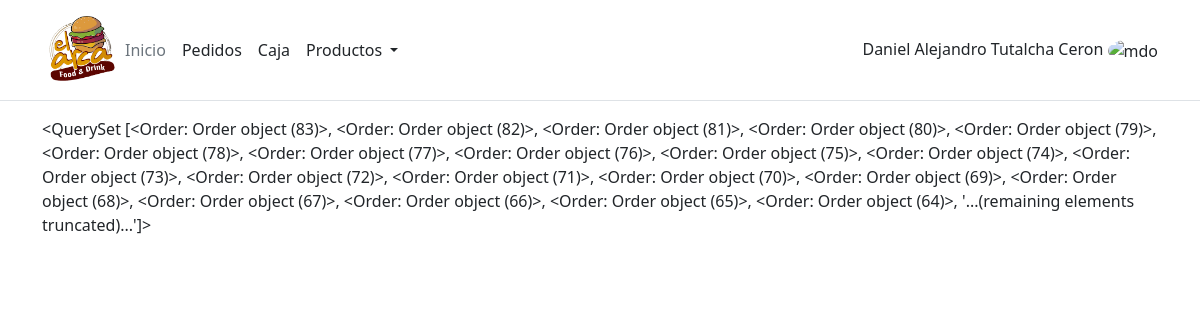
Before: /order-list/ with the older database file.
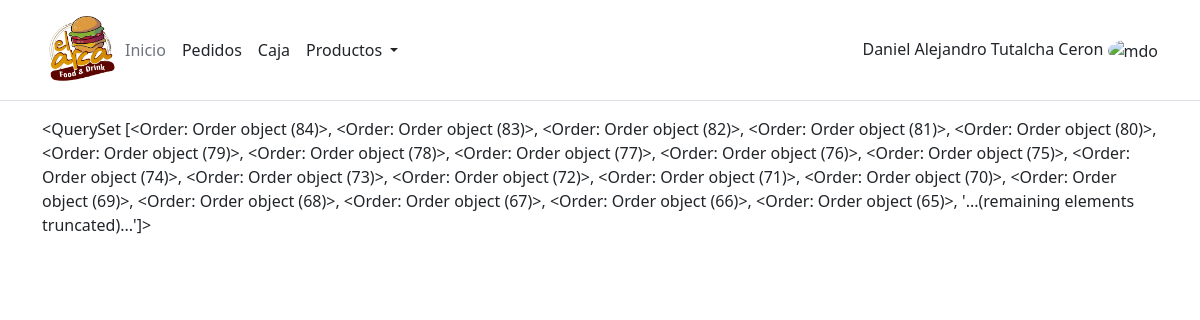
After: the same page with the newer database file.
### work_order/models.py (models this page shows, shortened)
class Order(models.Model):
    total_price = models.IntegerField(default=0)
    table = models.ForeignKey(Table,on_delete=SET_NULL, null = True)
    status = models.BooleanField(default=True)
    comment = models.TextField(max_length=0, blank = True)
    created = models.DateTimeField(auto_now_add=True, verbose_name="Fecha de creación")
    updated = models.DateTimeField(auto_now=True, verbose_name="Fecha de edición")
    class Meta:
        ordering = ['-created']

### core/views.py (the view)
# urls.py: path('order-list/',views.ListOrderView.as_view(), name = 'order_list'),
class ListOrderView(ListView):
    model = Order
    template_name = 'core/order_list.html'
    def get_context_data(self, **kwargs):
        context = super().get_context_data(**kwargs)
        context['order'] = Order.objects.all()
        return context

### core/templates/core/order_list.html
{% extends "core/base.html" %}
{% load static %}
{% block content %}
    {{order}}
{% endblock content %}

Changed rows visible on the page:
no longer on this page (row unchanged): Order: id "<QuerySet [<Order: Order object (83)>, <Order: Order object (82)>, <Order: Order object (81)>, <Order: Order object (80)>, <Order: Order object (79)>, <Order: Order object (78)>, <Order: Order object (77)>, <Order: Order object (76)>, <Order: Order object (75)>, <Order: Order object (74)>, <Order: Order object (73)>, <Order: Order object (72)>, <Order: Order object (71)>, <Order: Order object (70)>, <Order: Order object (69)>, <Order: Order object (68)>, <Order: Order object (67)>, <Order: Order object (66)>, <Order: Order object (65)>, <Order: Order object (64)>, '...(remaining elements truncated)...']>"
added Order: id "<QuerySet [<Order: Order object (84)>, <Order: Order object (83)>, <Order: Order object (82)>, <Order: Order object (81)>, <Order: Order object (80)>, <Order: Order object (79)>, <Order: Order object (78)>, <Order: Order object (77)>, <Order: Order object (76)>, <Order: Order object (75)>, <Order: Order object (74)>, <Order: Order object (73)>, <Order: Order object (72)>, <Order: Order object (71)>, <Order: Order object (70)>, <Order: Order object (69)>, <Order: Order object (68)>, <Order: Order object (67)>, <Order: Order object (66)>, <Order: Order object (65)>, '...(remaining elements truncated)...']>"
